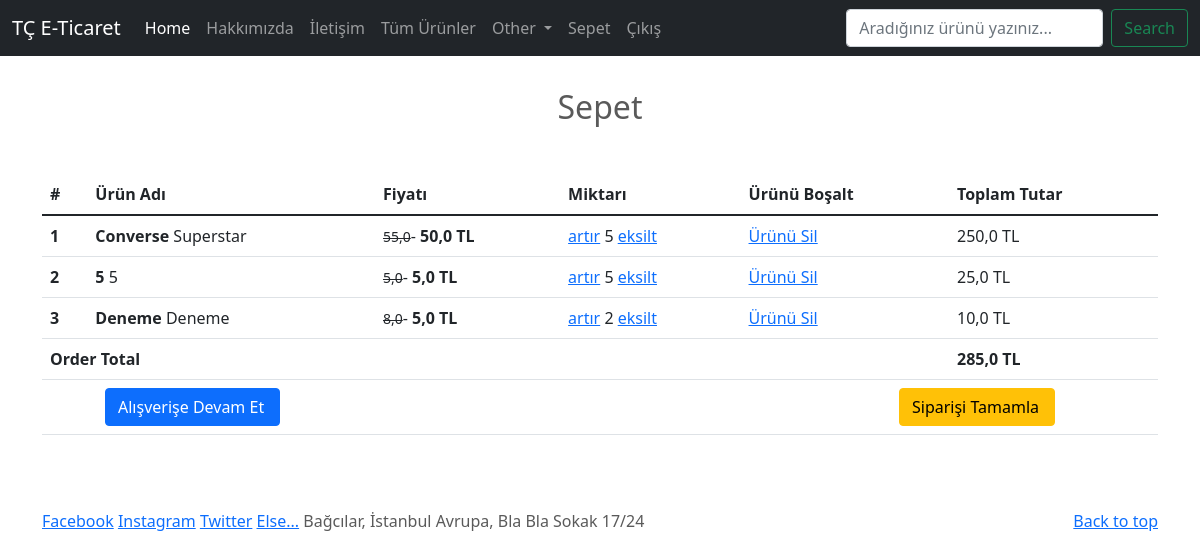
/order/summary/ (signed in), run on the app's committed database.
### zpage/models/sitesettings.py (models this page shows, shortened)
class SiteSettings(models.Model):
    title =             models.CharField(blank=True, null=True, max_length=50)
    site_welcome =      models.CharField(blank=True, null=True, max_length=50)
    keywords =          models.CharField(blank=True, null=True, max_length=255)
    description =       models.CharField(blank=True, null=True, max_length=255)
    company =           models.CharField(blank=True, null=True, max_length=50)
    address =           models.TextField(blank=True, null=True, max_length=150)
    phone =             models.CharField(blank=True, null=True, max_length=150)
    fax =               models.CharField(blank=True, null=True, max_length=50)
    email =             models.CharField(blank=True, null=True, max_length=60)
    smtpserver =        models.CharField(blank=True, null=True, max_length=50)
    smtpemail =         models.CharField(blank=True, null=True, max_length=50)
    smtppassword =      models.CharField(blank=True, null=True, max_length=50)
    smtpport =          models.CharField(blank=True, null=True, max_length=9)
    icon =              models.ImageField(upload_to ='SiteIcon/%Y/%m/%d/', blank=True)
    facebook =          models.CharField(blank=True, null=True, max_length=255)
    instagram =         models.CharField(blank=True, null=True, max_length=255)
    twitter =           models.CharField(blank=True, null=True, max_length=255)
    references =        models.CharField(blank=True, null=True, max_length=255)
    status =            models.PositiveIntegerField(choices=StatusChoices.CHOICES) # Site Durumu İçin Alanı Oluşturduk
    created_time =      models.DateTimeField(auto_now_add=True)
    update_time =       models.DateTimeField(auto_now=True)

### zcard/models/orderitem.py (models this page shows, shortened)
class OrderItem(models.Model):
    user =          models.ForeignKey(settings.AUTH_USER_MODEL, on_delete=models.CASCADE)
    item =          models.ForeignKey(Product, on_delete=models.CASCADE) # Sepet Ürünü
    quantity =      models.IntegerField(default=1) # Ürün Miktarı
    start_date = models.DateTimeField(auto_now_add=True) # Item Eklenme Tarihi
    update_date = models.DateTimeField(auto_now=True) # Item Güncellenme Tarihi
    class Meta:
        verbose_name_plural = "Sepete eklenen Ürünler"
        ordering = ('-update_date',)
    def get_total_item_price(self):
        return (self.item.discount_price * self.quantity)

### zproduct/models/product.py (models this page shows, shortened)
class Product(models.Model):
    category = models.ForeignKey(Category, on_delete=models.CASCADE)
    brand =             models.CharField(max_length=90, verbose_name='Marka')
    title =             models.CharField(max_length=100, verbose_name='Ürün Adı')
    barcode =           models.CharField(unique=True, max_length=20, verbose_name='Barkod')
    gender =            models.PositiveIntegerField(verbose_name='Cinsiyet', choices=ProductGenderChoices.CHOICES, default=0)
    price =             models.FloatField(verbose_name='Ürün Fiyatı')
    discount_price =    models.FloatField(blank=True, null=True, verbose_name='İndirimli Fiyatı')
    stock =             models.IntegerField(default=1)
    slug =              models.SlugField(unique=True, editable=False)
    description =       RichTextUploadingField(verbose_name='Ürün Detayları')
    front_image =       models.ImageField(upload_to = 'productfront/%Y/%m/%d/',
                                            default='product/default.png',
                                            verbose_name='Kapak Fotoğrafı',
                                            help_text = '372 x 431 Piksel Fotoğraf Olmalıdır.')
    start_date = models.DateTimeField(auto_now_add=True) # Ürünün Eklenme Tarihi
    update_date = models.DateTimeField(auto_now=True) # Ürün Güncelleme Tarihi
    class Meta:
        verbose_name_plural = "Ürün İşlemleri"
        ordering = ('-update_date',)

### zcard/models/order.py (models this page shows, shortened)
class Order(models.Model):
    user = models.ForeignKey(settings.AUTH_USER_MODEL, on_delete=models.CASCADE)
    items = models.ManyToManyField(OrderItem) # Ürünler
    ref_code = models.CharField(max_length=12, unique=True)
    start_date = models.DateTimeField(auto_now_add=True) # Siparişin Başladığı Tarih
    update_date = models.DateTimeField(auto_now=True) # Siparişin Güncellenme Tarihi
    ordered_date = models.DateTimeField() # Siparişin Verildiği Tarih Manuel Eklenicek
    ordered = models.BooleanField(default=False)
    class Meta:
        verbose_name_plural = "Sepet"
        ordering = ('-update_date',)
    def get_total(self):
        total = 0
        for order_item in self.items.all():
            total += order_item.get_total_item_price()
        return total

### zcard/views.py (the view)
# urls.py: path('summary/', views.order_summary, name='order_summary'), # Sipariş Özeti,
@login_required(login_url='login')
def order_summary(request):
    try:
        order = Order.objects.get(user=request.user, ordered=False)
        context = {
            'object': order
        }
        return render(request, 'zcard/order_summary.html', context)
    except ObjectDoesNotExist:
        messages.warning(request, "Aktif bir siparişiniz yok")
        return redirect("/")

### context_processor/context_processor.py (called while the page is built)
def sitesettings(request):
    context = dict()
    try:
        context['sitesetting'] = SiteSettings.objects.filter(status = 1).first()
    except:
        context['sitesetting'] = 'Site Ayarları Kaydedilmemis'
    return context

### templates/zcard/order_summary.html (shortened to what this page needs)
{% extends "partials/_base.html" %}
{% block content %}
<main>
    <div class="container">
        <div class="table-responsive text-nowrap">
            <h2 style='text-align:center; padding:40px;'>Sepet</h2>
            <table class="table">
                <thead>
                    <tr>
                        <th scope="col">#</th>
                        <th scope="col">Ürün Adı</th>
                        <th scope="col">Fiyatı</th>
                        <th scope="col">Miktarı</th>
                        <th scope="col">Ürünü Boşalt</th>
                        <th scope="col">Toplam Tutar</th>
                    </tr>
                </thead>
                <tbody>
                    {% for order_item in object.items.all %}
                    <tr>
                        <th scope="row">{{ forloop.counter }}</th>
                        <td><b>{{ order_item.item.brand }}</b> {{ order_item.item.title }}</td>
                        <td><del><small>{{ order_item.item.price }}</small></del>-
                            <b>{{ order_item.item.discount_price }} TL</b></td>
                        <td>
                            <a href="{% url 'card:add_to_cart' order_item.item.barcode order_item.item.slug %}">artır</a>
                            {{ order_item.quantity }}
                            <a
                                href="{% url 'card:remove_to_cart' order_item.item.barcode order_item.item.slug %}">eksilt</a>
                        </td>
                        <td><a href="{% url 'card:delete_to_cart' order_item.item.barcode order_item.item.slug %}">Ürünü Sil</a></td>
                        <td>{{ order_item.get_total_item_price }} TL</td>
                        {% empty %}
                    <tr>
                        <td colspan='5'>Your cart is empty</td>
                    </tr>
                    {% endfor %}
                    <tr>
                        <td colspan="5"><b>Order Total</b></td>
                        <td><b>{{ object.get_total }} TL</b></td>
                    </tr>
                    <tr>
                        <td colspan="6">
                            <a style='padding-right:15px; margin-right:95px;' class='btn btn-warning float-end'
                                href="{% url 'card:checkout' %}">Siparişi Tamamla</a>
                            <a style='padding-right:15px; margin-left:55px;' class='btn btn-primary '
                                href='{% url "product:product_list" %}'>Alışverişe Devam Et</a>
                        </td>
                    </tr>
                    </tr>
                </tbody>
            </table>
        </div>
    </div>
</main>
{% endblock content %}

### templates/partials/_navbar.html (shortened to what this page needs)
{% load static %}
<nav class="navbar navbar-expand-md navbar-dark fixed-top bg-dark">
    <div class="container-fluid">
      <a class="navbar-brand" href="#">{{sitesetting.title}}</a>
      <div class="collapse navbar-collapse" id="navbarCollapse">
        <ul class="navbar-nav me-auto mb-2 mb-md-0">
          <li class="nav-item">
            <a class="nav-link active" aria-current="page" href="{% url 'index' %}">Home</a>
          </li>
          <li class="nav-item">
            <a class="nav-link" href="{% url 'aboutus' %}">Hakkımızda</a>
          </li>
          <li class="nav-item">
            <a class="nav-link" href="{% url 'contact' %}">İletişim</a>
          </li>
          <li class="nav-item">
            <a class="nav-link" href="{% url 'product:product_list' %}">Tüm Ürünler</a>
          </li>
          <li class="nav-item dropdown">
            <a class="nav-link dropdown-toggle" href="#" id="navbarDarkDropdownMenuLink" role="button" data-bs-toggle="dropdown" aria-expanded="false">
              Other
            </a>
          </li>
          <li class="nav-item">
            <a class="nav-link" href="{% url 'card:order_summary' %}">Sepet</a>
          </li>
          {% if user.is_authenticated %}
          <li class="nav-item">
            <a class="nav-link" href="{% url 'logout' %}">Çıkış</a>
          </li>
          {% endif %}
        </ul>
        <form class="d-flex" method='POST' action="{% url 'product:product_search' %}">
          <input id='search_query' name='search_query' class="form-control me-2" type="text" placeholder="Aradığınız ürünü yazınız...">
          <button class="btn btn-outline-success" type="submit">Search</button>
        </form>
      </div>
    </div>
  </nav>

### templates/partials/_footer.html
{% load static %}
<footer style='margin-top: 58px;' class="container">
    <p class="float-end"><a href="#">Back to top</a></p>
    <p>
        <a target="_blank" href="{{sitesetting.facebook}}">Facebook</a>
        <a target="_blank" href="{{sitesetting.instagram}}">Instagram</a>
        <a target="_blank" href="{{sitesetting.twitter}}">Twitter</a>
        <a target="_blank" href="#">Else...</a>
        {{sitesetting.address}}
    </p>
</footer>

### static/css/carousel.css (style rules this page uses)
body { padding-top: 3rem; padding-bottom: 3rem; color: #5a5a5a; }

### data on the page
SiteSettings: title "TÇ E-Ticaret", address "Bağcılar, İstanbul Avrupa, Bla Bla Sokak 17/24"
OrderItem: item.brand "Converse", item "Superstar", item.price "55,0", item.discount_price "50,0", quantity "5", get_total_item_price "250,0"
OrderItem: item.brand "5", item "5", item.price "5,0", item.discount_price "5,0", quantity "5", get_total_item_price "25,0"
OrderItem: item.brand "Deneme", item "Deneme", item.price "8,0", item.discount_price "5,0", quantity "2", get_total_item_price "10,0"
Order: get_total "285,0"
